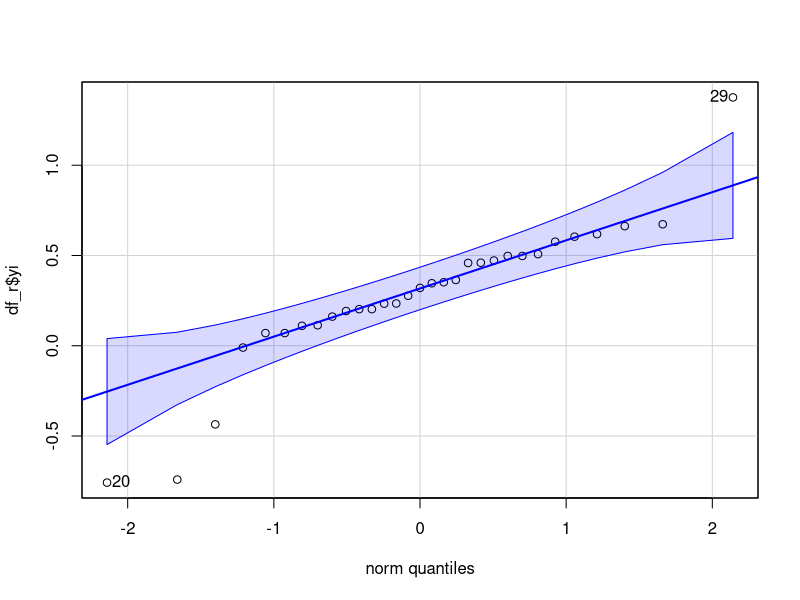
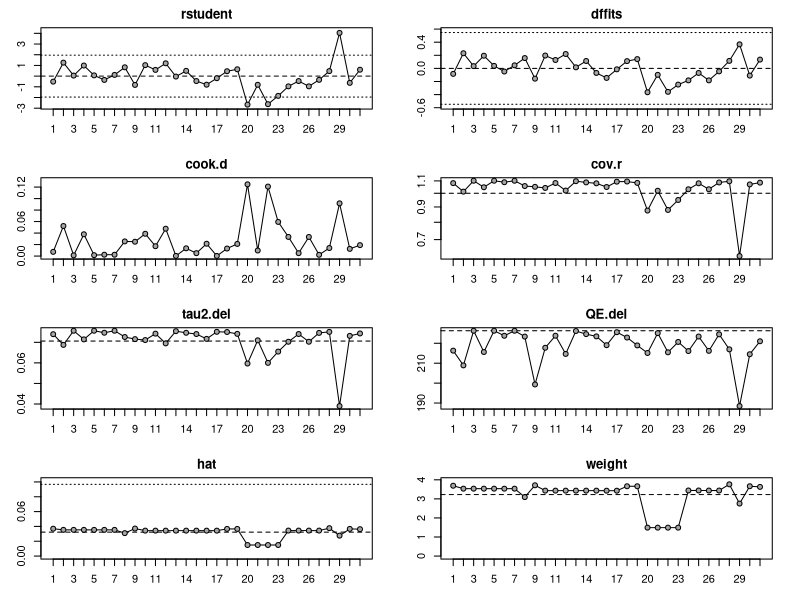
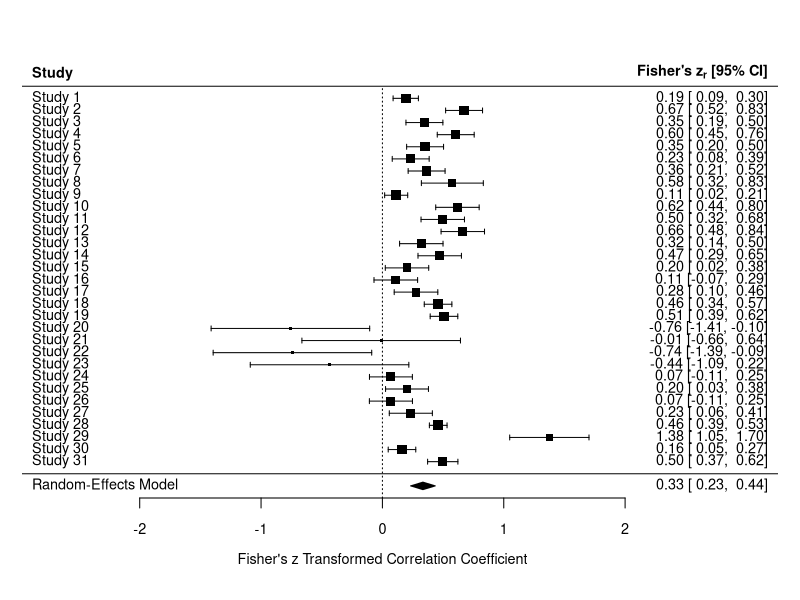
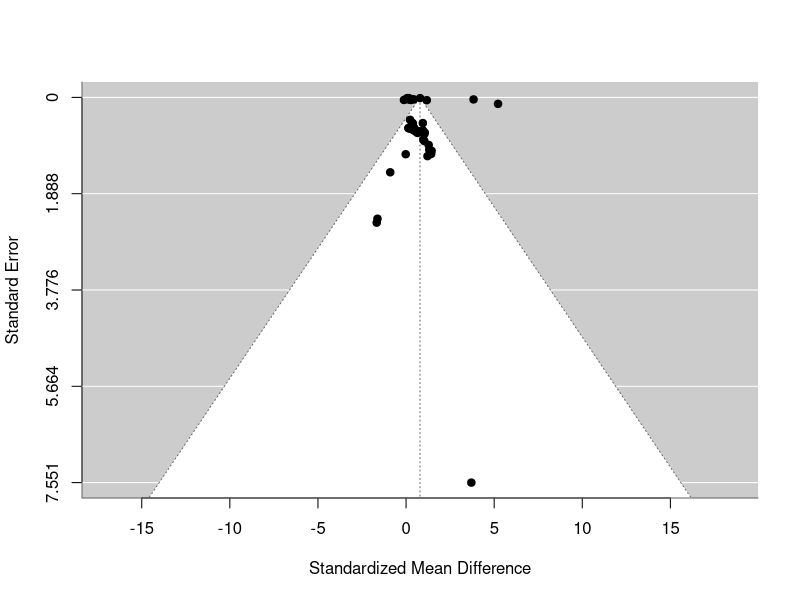
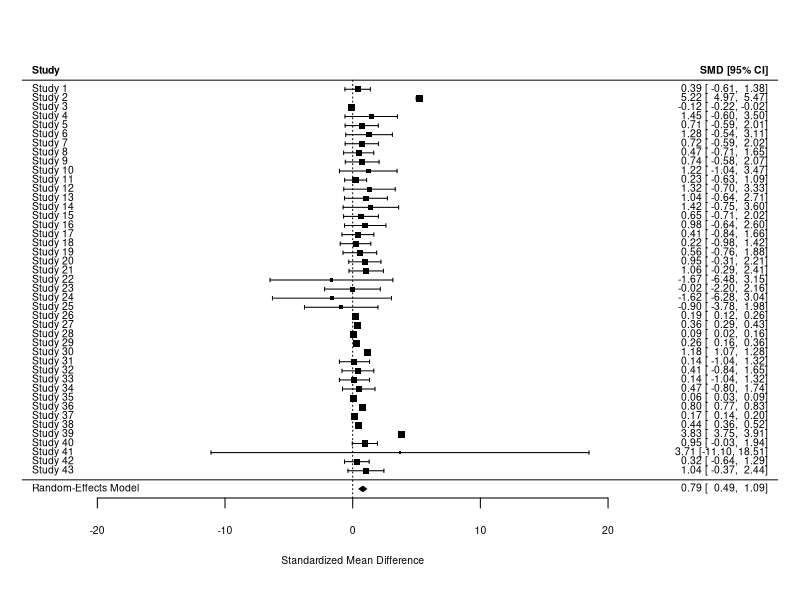

The R source for these figures, in order:
## ---- chunk 1
knitr::opts_chunk$set(echo = TRUE)
## ---- chunk 2
library(readxl)
library(dplyr)
library(metafor)
## ---- chunk 3
df = read_excel("PaperCharacterizationTable_Meta.xlsx",
                sheet = "Metacognition",
                skip = 1)
## ---- chunk 4
df = df %>% select(-starts_with('...'))
## ---- chunk 5
colnames(df)
## ---- chunk 6
# Sample size included, Sex (%female), "Ethnic background (% white)"
# age range, d or R, effect size, V, 95% CI
# Select only the columns you're interested in
df_meta = df %>% select(`Sample size included`, `Sex (%female)`, `Ethnic background (% white)`,
                        `age range`, `d or R`, `effect size`, `V`, `95% CI`)
## ---- chunk 7
# Define the function
transform_var_names <- function(df) {
  # Get the variable names
  var_names <- names(df)
  
  # Replace spaces with underscores
  new_var_names <- gsub(" ", "_", var_names)
  
  # Assign the new variable names back to the data frame
  names(df) <- new_var_names
  
  # Return the modified data frame
  return(df)
}

# Use the function

## ---- chunk 8
df_meta <- transform_var_names(df_meta)
df_meta
## ---- chunk 9
df_meta |> colnames()
## ---- chunk 10
df_meta = df_meta[df_meta$d_or_R == "r" | df_meta$d_or_R == "d", ]
df_meta$d_or_R = as.factor(df_meta$d_or_R)
df_meta
## ---- chunk 11
df_meta = df_meta[!is.na(df_meta$V),]
## ---- chunk 12
df_meta$`Ethnic_background_(%_white)` = ifelse(df_meta$`Ethnic_background_(%_white)` == "-", NA, df_meta$`Ethnic_background_(%_white)`)
## ---- chunk 13
# Define the function
convert_percentage <- function(vec) {
  # Identify the elements that end with a "%" sign
  percentage_indices <- grepl("%$", vec)
  
  # For these elements, remove the "%" sign, convert to numeric, and divide by 100
  vec[percentage_indices] <- as.numeric(sub("%", "", vec[percentage_indices])) / 100
  
  # Convert to as.numeric
  vec = as.numeric(vec)
  
  # Return the modified vector
  return(vec)
}
## ---- chunk 14
df_meta$`Ethnic_background_(%_white)` = convert_percentage(df_meta$`Ethnic_background_(%_white)`)
## ---- chunk 15
df_meta$`Sex_(%female)` = ifelse(df_meta$`Sex_(%female)` == '-', NA, df_meta$`Sex_(%female)`)
df_meta$`Sex_(%female)` = convert_percentage(df_meta$`Sex_(%female)`)
## ---- chunk 16
df_meta$`Sex_(%female)`
## ---- chunk 17
df_meta$effect_size[30] = '1.177'
## ---- chunk 18
# Define the function
convert_values <- function(vec) {
  # Identify the elements that end with a "%" sign
  percentage_indices <- grepl("%$", vec)
  
  # For these elements, remove the "%" sign, convert to numeric, and divide by 100
  vec[percentage_indices] <- as.numeric(sub("%", "", vec[percentage_indices])) / 100
  
  # Identify the elements that start with "("
  bracket_indices <- grepl("^\\(", vec)
  
  # For these elements, remove the "(" and ")" characters and convert to numeric
  vec[bracket_indices] <- as.numeric(sub("\\)$", "", sub("^\\(", "", vec[bracket_indices])))
  
  # Convert the rest of the vector to numeric
  vec[!is.na(vec) & !percentage_indices & !bracket_indices] <- as.numeric(vec[!is.na(vec) & !percentage_indices & !bracket_indices])
  
  # Return the modified vector
  return(vec)
}


df_meta$effect_size = convert_values(df_meta$effect_size)
## ---- chunk 19
df_meta$V = as.numeric(df_meta$V)
## ---- chunk 20
df_meta$effect_size = as.numeric(df_meta$effect_size)
## ---- chunk 21
df_meta$std = sqrt(df_meta$V)
## ---- chunk 22
str(df_meta)
## ---- chunk 23
# Define the function
fix_and_split_values <- function(vec) {
  # Replace the first and third commas with a period
  fixed_vec <- gsub("^\\[([^,]*),", "[\\1.", vec)
  fixed_vec <- gsub(",([^,]*)\\]$", ".\\1]", fixed_vec)
  
  # Split the string at the remaining comma
  split_vec <- strsplit(fixed_vec, ",")
  
  # Initialize vectors for val1 and val2
  val1 <- numeric(length(vec))
  val2 <- numeric(length(vec))
  
  # Loop over the split_vec list
  for (i in seq_along(split_vec)) {
    # Remove the "[" and "]" characters and convert to numeric
    val1[i] <- as.numeric(gsub("\\[", "", split_vec[[i]][1]))
    val2[i] <- as.numeric(gsub("\\]", "", split_vec[[i]][2]))
  }
  
  # Return a data frame with two columns
  return(data.frame(val1 = val1, val2 = val2))
}

# Use the function

fix_and_split_values(df_meta$`95%_CI`)
## ---- chunk 24
# Load the stringr package
library(stringr)

# Define the string
str <- "[0,0694, 0,315]"

# Count the number of commas
str_count(str, ",")
## ---- chunk 25


convert_CI = function(CI){
  CI_final = c()
  for(ci in CI){
    if (str_count(ci, ',') == 3){
      ci = gsub("^\\[([^,]*),", "[\\1.", str)
      ci = gsub(",([^,]*)\\]$", ".\\1]", str)
    }
    CI_final = c(CI_final, ci)
  }
  return(CI_final)
}

convert_CI(df_meta$`95%_CI`)

## ---- chunk 26
num_commas = str_count(df_meta$`95%_CI`, ',')
ind = which(num_commas == 3)

for(i in ind) {
  string = df_meta$`95%_CI`[i]
  string = gsub("^\\[([^,]*),", "[\\1.", string)
  string = gsub(",([^,]*)\\]$", ".\\1]", string)
  df_meta$`95%_CI`[i] = string 
}
## ---- chunk 27
df_meta$`95%_CI`
## ---- chunk 28
# Define the function
split_values <- function(vec) {
  # Split the string at the comma
  split_vec <- strsplit(vec, ",")
  
  # Initialize vectors for val1 and val2
  val1 <- numeric(length(vec))
  val2 <- numeric(length(vec))
  
  # Loop over the split_vec list
  for (i in seq_along(split_vec)) {
    # Check if there are more than two elements
    if (length(split_vec[[i]]) > 2) {
      # There is an error
      next
    }
    
    # Remove the "[" and "]" characters, replace any commas with periods, and convert to numeric
    val1[i] <- as.numeric(sub(",", ".", gsub("\\[", "", split_vec[[i]][1])))
    val2[i] <- as.numeric(sub(",", ".", gsub("\\]", "", split_vec[[i]][2])))
  }
  
  # Return a data frame with two columns
  return(data.frame(lower_CI = val1, upper_CI = val2))
}

# Use the function
df = split_values(df_meta$`95%_CI`)
df
## ---- chunk 29
df_meta$lower_CI = df$lower_CI
df_meta$upper_CI = df$upper_CI
## ---- chunk 30
df_meta$SE = (df_meta$effect_size - df_meta$lower_CI)/qnorm(0.975)
## ---- chunk 31
(df_meta$effect_size - df_meta$lower_CI)/qnorm(0.975)
## ---- chunk 32
(df_meta$upper_CI - df_meta$effect_size)/(qnorm(0.975))
## ---- chunk 33
sqrt(df_meta$V) # standard deviation (square root of the standar error)
## ---- chunk 34
df_meta$SE = sqrt(df_meta$V/df_meta$Sample_size_included)
## ---- chunk 35
df_meta$lower_CI = df_meta$effect_size - df_meta$SE*qnorm(0.975)
df_meta$upper_CI = df_meta$effect_size + df_meta$SE*qnorm(0.975)
## ---- chunk 36
df_meta
## ---- chunk 37
df <- df_meta |>
  rename(ni = Sample_size_included, type = d_or_R) %>%
  select(ni, type, effect_size, V, std, lower_CI, upper_CI, SE) 
## ---- chunk 38
df_r = df[df$type == "r",]

df_r = escalc(measure = "ZCOR", ri = effect_size, ni = ni,
                 data = df_r)
## ---- chunk 39
library(car)
qqPlot(df_r$yi) # the yi variable is normally distributed ~N(0, 1)
## ---- chunk 40
res_r = rma(yi, vi, data = df_r)
res_r
## ---- chunk 41
inf_r = influence(res_r)
## ---- chunk 42
inf_r$inf$inf
## ---- chunk 43
plot(inf_r)
## ---- chunk 44
forest(res_r)
## ---- chunk 45
convert_r_to_d = function(r){
  num = 2*r
  denom = sqrt((1 - r^2))
  return(num/denom)
}

convertSE_r_toSE_d = function(SE, r){
  num = 4*sqrt(SE)
  denom = (1 - r^2)^3
  return(sqrt(num/denom))
}
## ---- chunk 46
df_meta_r = df_meta[df_meta$d_or_R == "r", ]
## ---- chunk 47
df_meta_r |> select(effect_size, SE)
## ---- chunk 48
# Apply the functions only to the rows where d_or_R is 'r'
df_meta_r$effect_size_d = convert_r_to_d(df_meta_r$effect_size)

df_meta_r$SE = convertSE_r_toSE_d(df_meta_r$SE, df_meta_r$effect_size)
## ---- chunk 49
df_meta_r |> select(effect_size_d, SE)
## ---- chunk 50
ind = which(df_meta$d_or_R == "r")
df_meta$effect_size[ind] = df_meta_r$effect_size_d
df_meta$SE[ind] = df_meta_r$SE
## ---- chunk 51
df_meta |> select(effect_size, SE)
## ---- chunk 52
col_names = colnames(df_meta)
col_names[1] = "N"
col_names[2] = "female_prevalence"
col_names[3] = "white_prevalence"
col_names[4] = "type"
colnames(df_meta) = col_names
## ---- chunk 53
# Compute the standardized mean difference and its variance
df_meta = escalc(measure = "SMD", n1i = N, n2i = N, yi = effect_size, sei = SE, data = df_meta)
## ---- chunk 54
(ran <- rma(yi, vi, data=df_meta, method="DL"))
## ---- chunk 55
funnel(ran)                   # funnel plot with default settings, can be made prettier, see ?funnel
forest(ran) 
